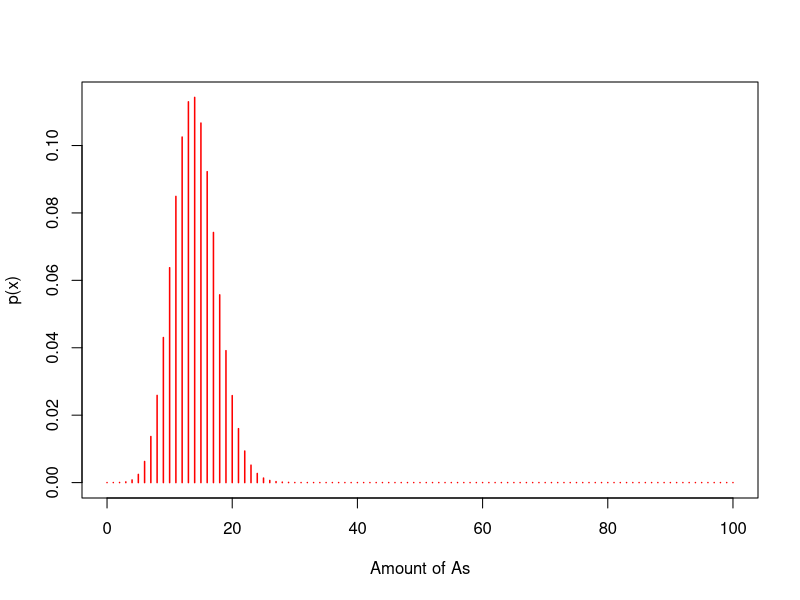

The R script that drew this image:
# Secuencia de adn de 100 n
# p(A)=0.14
# ¿Cuál es la probabilidad de observar 20 As en la secuencia?
# X ~ B(n,p)
# p(x=k)=(nk) * p^k * q^n-k

# p(20)=(100!20!) * 0.14^20 * 0.86^80
calcular <- choose(100,100) * 0.14^20 * 0.86^80
calcular

# calculamos con binom
dbinom(15, size=100, prob=0.14)

# calculamos la función de distribución de propbabilidad, o función de masa de probabilidad

mysequence_x <- seq(0,100,1)
mysequence_y <- dbinom(mysequence_x, size=100, prob=0.14)
plot(mysequence_x, mysequence_y, type="h", col="red", lwd=1.5, xlab="Amount of As", ylab="p(x)")

# Escoge de la gráfica  valores de x, y calcula su probabilidad
# valor de x de maxima probabilidad
which.max(dbinom(0:100, 100, 0.14))-1    # restamos 1 porque r cuenta vectores desde 1, y nuestro primer valor es 0

# mínimo
which.min(dbinom(0:100, 100, 0.14))-1

# prob de un valor concreto === p( x = k )
# prob, de como mínimo, un valor ==== p(x >= k)   >>>>>>> 1 - pbinom(x<=k)
# prob, de como máximo, un valor ==== p(x <= k)   >>>>>>> pbinom(x<=k)

#  Cuál es la probabilidad de tener secuencias de hasta 15 adeninas?
pbinom(15,100,0.14)

# Cuál es la probabilidad de tener como mínimo 28 a?
1-pbinom(27,100,0.14) # es igual a 
sum(dbinom(28:100,100,0.14))
system.time({1-pbinom(27,100,0.14)})
system.time({sum(dbinom(28:100,100,0.14))})

# Responder a la misma pregunta haciendo simulación con 100.000 resultados
adeninas<-rbinom(100000,100,0.14)
#freqAbs<- table(adeninas)
#freqRel<-  table(adeninas)/100000 
summary(adeninas>=28)

# probabilidad de tener secuencias de entre 12 y 20 secuencias
pbinom(20,100,0.14) - pbinom(11,100,0.14)  # es igual a 
sum(dbinom(12:20,100,0.14))

# probabilidad de más de 8
sum(dbinom(9:100, 100, 0.14))
# la media es n*p
100*0.14

# Ver Distribución Normal
# el tratamiento que hace r con las funciones de la distribución normal es "bastante" similar a las de la Binomial
# rbinom > rnorm
# y así
